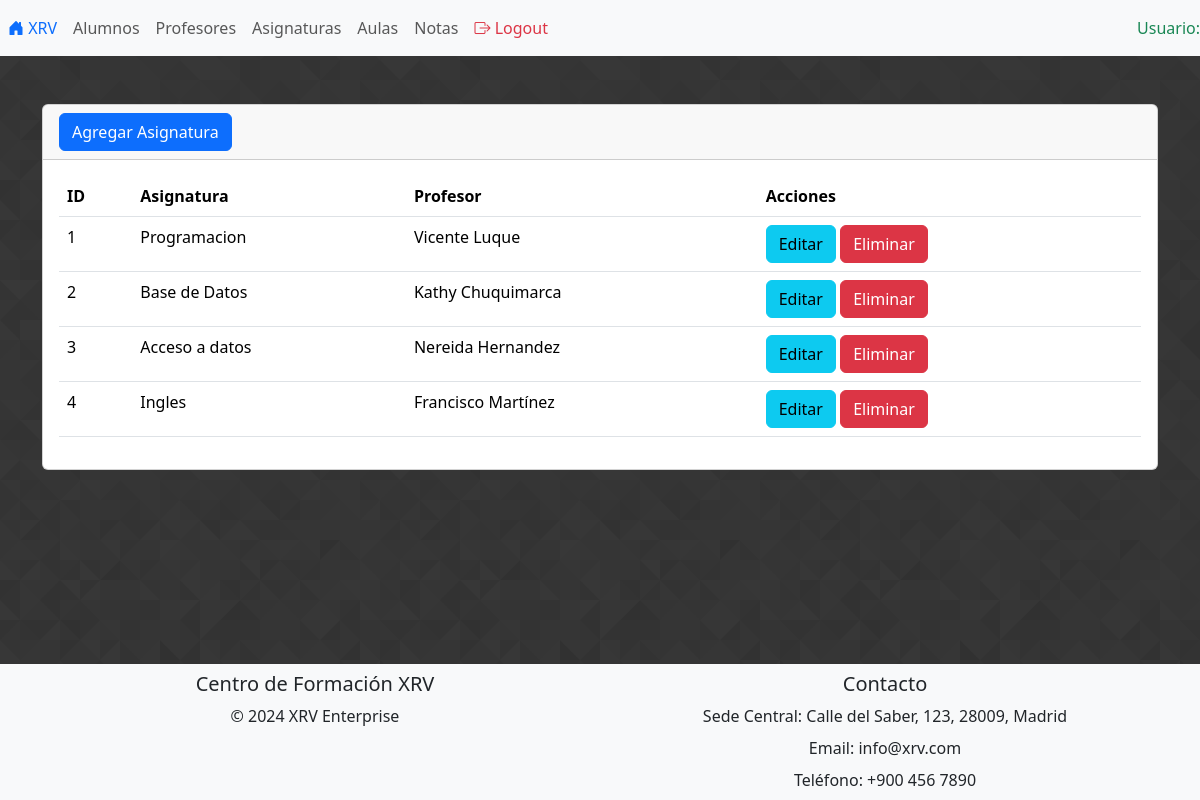
The app's page /secciones/materias/index.php (signed in) with its own data.
### tables this page shows
create table asignaturas (
	id_asignatura int auto_increment primary key,
    id_profesor int not null,
    asignatura varchar(255) not null,
	foreign key (id_profesor) references profesor(id_profesor) ON DELETE CASCADE ON UPDATE CASCADE
);

create table profesor (
	id_profesor int auto_increment primary key,
    nombre varchar(255) not null,
    email varchar(255) not null UNIQUE
);

### secciones/materias/index.php (the view, shortened to what this page needs)
<?php include("../../bd.php");
    $sentencia = $conn->prepare("SELECT asignaturas.id_asignatura, asignaturas.asignatura, profesor.nombre AS nombre_profesor
                                FROM asignaturas
                                JOIN profesor ON asignaturas.id_profesor = profesor.id_profesor");
    $sentencia->execute();
    $lista_asignaturas = $sentencia->fetchAll(PDO::FETCH_ASSOC);
?>
<?php include("../../parciales/header.php");?>
<div class="card mt-5 mb-5">
    <div class="card-header">
        <a name="" id="" class="btn btn-primary" href="crear.php" role="button">
            Agregar Asignatura
        </a>
    </div>
    <div class="card-body">
        <div class="table-responsive-sm">
            <table class="table" id="tabla">
                <thead>
                    <tr>
                        <th scope="col">ID</th>
                        <th scope="col">Asignatura</th>
                        <th scope="col">Profesor</th>
                        <th scope="col">Acciones</th>
                    </tr>
                </thead>
                <tbody>
                <?php foreach($lista_asignaturas as $registro){?>
                    <tr class="">
                        <td scope="row"><?= $registro['id_asignatura']?></td>
                        <td><?= $registro['asignatura']?></td>
                        <td><?= $registro['nombre_profesor']?></td>
                        <td><a name="" id="" class="btn btn-info" href="editar.php?txtID=<?= $registro['id_asignatura']?>" role="button">
                                Editar
                            </a>
                            <a
                            name="" id="" class="btn btn-danger" href="index.php?txtID=<?= $registro['id_asignatura']?>" role="button">
                                Eliminar
                            </a>
                        </td>
                    </tr>
                    <?php }?>
                </tbody>
            </table>
        </div>
    </div>
</div>
<?php include("../../parciales/footer.php");?>

### parciales/header.php (style rules this page uses)
body { background-image: url('/administracion/img/patron.png'); background-position: center; background-repeat: repeat; }

### records on screen
asignaturas: id_asignatura "1", asignatura "Programacion", id_profesor.nombre "Vicente Luque"
asignaturas: id_asignatura "2", asignatura "Base de Datos", id_profesor.nombre "Kathy Chuquimarca"
asignaturas: id_asignatura "3", asignatura "Acceso a datos", id_profesor.nombre "Nereida Hernandez"
asignaturas: id_asignatura "4", asignatura "Ingles", id_profesor.nombre "Francisco Martínez"
